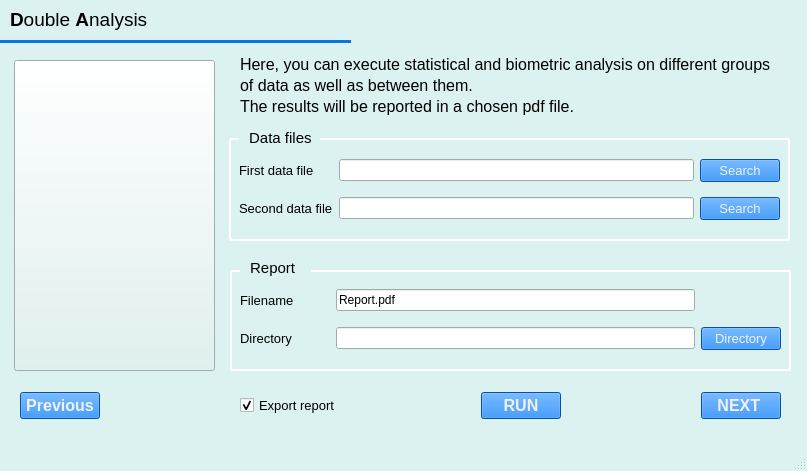
<?xml version="1.0" encoding="UTF-8"?>
<ui version="4.0">
 <class>Metis</class>
 <widget class="QMainWindow" name="Metis">
  <property name="enabled">
   <bool>true</bool>
  </property>
  <property name="geometry">
   <rect>
    <x>0</x>
    <y>0</y>
    <width>807</width>
    <height>471</height>
   </rect>
  </property>
  <property name="palette">
   <palette>
    <active>
     <colorrole role="WindowText">
      <brush brushstyle="SolidPattern">
       <color alpha="255">
        <red>0</red>
        <green>0</green>
        <blue>0</blue>
       </color>
      </brush>
     </colorrole>
     <colorrole role="Button">
      <brush brushstyle="SolidPattern">
       <color alpha="255">
        <red>11</red>
        <green>114</green>
        <blue>226</blue>
       </color>
      </brush>
     </colorrole>
     <colorrole role="Light">
      <brush brushstyle="SolidPattern">
       <color alpha="255">
        <red>255</red>
        <green>255</green>
        <blue>255</blue>
       </color>
      </brush>
     </colorrole>
     <colorrole role="Midlight">
      <brush brushstyle="SolidPattern">
       <color alpha="255">
        <red>237</red>
        <green>248</green>
        <blue>247</blue>
       </color>
      </brush>
     </colorrole>
     <colorrole role="Dark">
      <brush brushstyle="SolidPattern">
       <color alpha="255">
        <red>110</red>
        <green>121</green>
        <blue>120</blue>
       </color>
      </brush>
     </colorrole>
     <colorrole role="Mid">
      <brush brushstyle="SolidPattern">
       <color alpha="255">
        <red>147</red>
        <green>161</green>
        <blue>160</blue>
       </color>
      </brush>
     </colorrole>
     <colorrole role="Text">
      <brush brushstyle="SolidPattern">
       <color alpha="255">
        <red>0</red>
        <green>0</green>
        <blue>0</blue>
       </color>
      </brush>
     </colorrole>
     <colorrole role="BrightText">
      <brush brushstyle="SolidPattern">
       <color alpha="255">
        <red>255</red>
        <green>255</green>
        <blue>255</blue>
       </color>
      </brush>
     </colorrole>
     <colorrole role="ButtonText">
      <brush brushstyle="SolidPattern">
       <color alpha="255">
        <red>0</red>
        <green>0</green>
        <blue>0</blue>
       </color>
      </brush>
     </colorrole>
     <colorrole role="Base">
      <brush brushstyle="SolidPattern">
       <color alpha="255">
        <red>255</red>
        <green>255</green>
        <blue>255</blue>
       </color>
      </brush>
     </colorrole>
     <colorrole role="Window">
      <brush brushstyle="SolidPattern">
       <color alpha="255">
        <red>220</red>
        <green>242</green>
        <blue>240</blue>
       </color>
      </brush>
     </colorrole>
     <colorrole role="Shadow">
      <brush brushstyle="SolidPattern">
       <color alpha="255">
        <red>0</red>
        <green>0</green>
        <blue>0</blue>
       </color>
      </brush>
     </colorrole>
     <colorrole role="AlternateBase">
      <brush brushstyle="SolidPattern">
       <color alpha="255">
        <red>237</red>
        <green>248</green>
        <blue>247</blue>
       </color>
      </brush>
     </colorrole>
     <colorrole role="ToolTipBase">
      <brush brushstyle="SolidPattern">
       <color alpha="255">
        <red>255</red>
        <green>255</green>
        <blue>220</blue>
       </color>
      </brush>
     </colorrole>
     <colorrole role="ToolTipText">
      <brush brushstyle="SolidPattern">
       <color alpha="255">
        <red>0</red>
        <green>0</green>
        <blue>0</blue>
       </color>
      </brush>
     </colorrole>
     <colorrole role="PlaceholderText">
      <brush brushstyle="SolidPattern">
       <color alpha="128">
        <red>0</red>
        <green>0</green>
        <blue>0</blue>
       </color>
      </brush>
     </colorrole>
    </active>
    <inactive>
     <colorrole role="WindowText">
      <brush brushstyle="SolidPattern">
       <color alpha="255">
        <red>0</red>
        <green>0</green>
        <blue>0</blue>
       </color>
      </brush>
     </colorrole>
     <colorrole role="Button">
      <brush brushstyle="SolidPattern">
       <color alpha="255">
        <red>11</red>
        <green>114</green>
        <blue>226</blue>
       </color>
      </brush>
     </colorrole>
     <colorrole role="Light">
      <brush brushstyle="SolidPattern">
       <color alpha="255">
        <red>255</red>
        <green>255</green>
        <blue>255</blue>
       </color>
      </brush>
     </colorrole>
     <colorrole role="Midlight">
      <brush brushstyle="SolidPattern">
       <color alpha="255">
        <red>237</red>
        <green>248</green>
        <blue>247</blue>
       </color>
      </brush>
     </colorrole>
     <colorrole role="Dark">
      <brush brushstyle="SolidPattern">
       <color alpha="255">
        <red>110</red>
        <green>121</green>
        <blue>120</blue>
       </color>
      </brush>
     </colorrole>
     <colorrole role="Mid">
      <brush brushstyle="SolidPattern">
       <color alpha="255">
        <red>147</red>
        <green>161</green>
        <blue>160</blue>
       </color>
      </brush>
     </colorrole>
     <colorrole role="Text">
      <brush brushstyle="SolidPattern">
       <color alpha="255">
        <red>0</red>
        <green>0</green>
        <blue>0</blue>
       </color>
      </brush>
     </colorrole>
     <colorrole role="BrightText">
      <brush brushstyle="SolidPattern">
       <color alpha="255">
        <red>255</red>
        <green>255</green>
        <blue>255</blue>
       </color>
      </brush>
     </colorrole>
     <colorrole role="ButtonText">
      <brush brushstyle="SolidPattern">
       <color alpha="255">
        <red>0</red>
        <green>0</green>
        <blue>0</blue>
       </color>
      </brush>
     </colorrole>
     <colorrole role="Base">
      <brush brushstyle="SolidPattern">
       <color alpha="255">
        <red>255</red>
        <green>255</green>
        <blue>255</blue>
       </color>
      </brush>
     </colorrole>
     <colorrole role="Window">
      <brush brushstyle="SolidPattern">
       <color alpha="255">
        <red>220</red>
        <green>242</green>
        <blue>240</blue>
       </color>
      </brush>
     </colorrole>
     <colorrole role="Shadow">
      <brush brushstyle="SolidPattern">
       <color alpha="255">
        <red>0</red>
        <green>0</green>
        <blue>0</blue>
       </color>
      </brush>
     </colorrole>
     <colorrole role="AlternateBase">
      <brush brushstyle="SolidPattern">
       <color alpha="255">
        <red>237</red>
        <green>248</green>
        <blue>247</blue>
       </color>
      </brush>
     </colorrole>
     <colorrole role="ToolTipBase">
      <brush brushstyle="SolidPattern">
       <color alpha="255">
        <red>255</red>
        <green>255</green>
        <blue>220</blue>
       </color>
      </brush>
     </colorrole>
     <colorrole role="ToolTipText">
      <brush brushstyle="SolidPattern">
       <color alpha="255">
        <red>0</red>
        <green>0</green>
        <blue>0</blue>
       </color>
      </brush>
     </colorrole>
     <colorrole role="PlaceholderText">
      <brush brushstyle="SolidPattern">
       <color alpha="128">
        <red>0</red>
        <green>0</green>
        <blue>0</blue>
       </color>
      </brush>
     </colorrole>
    </inactive>
    <disabled>
     <colorrole role="WindowText">
      <brush brushstyle="SolidPattern">
       <color alpha="255">
        <red>110</red>
        <green>121</green>
        <blue>120</blue>
       </color>
      </brush>
     </colorrole>
     <colorrole role="Button">
      <brush brushstyle="SolidPattern">
       <color alpha="255">
        <red>11</red>
        <green>114</green>
        <blue>226</blue>
       </color>
      </brush>
     </colorrole>
     <colorrole role="Light">
      <brush brushstyle="SolidPattern">
       <color alpha="255">
        <red>255</red>
        <green>255</green>
        <blue>255</blue>
       </color>
      </brush>
     </colorrole>
     <colorrole role="Midlight">
      <brush brushstyle="SolidPattern">
       <color alpha="255">
        <red>237</red>
        <green>248</green>
        <blue>247</blue>
       </color>
      </brush>
     </colorrole>
     <colorrole role="Dark">
      <brush brushstyle="SolidPattern">
       <color alpha="255">
        <red>110</red>
        <green>121</green>
        <blue>120</blue>
       </color>
      </brush>
     </colorrole>
     <colorrole role="Mid">
      <brush brushstyle="SolidPattern">
       <color alpha="255">
        <red>147</red>
        <green>161</green>
        <blue>160</blue>
       </color>
      </brush>
     </colorrole>
     <colorrole role="Text">
      <brush brushstyle="SolidPattern">
       <color alpha="255">
        <red>110</red>
        <green>121</green>
        <blue>120</blue>
       </color>
      </brush>
     </colorrole>
     <colorrole role="BrightText">
      <brush brushstyle="SolidPattern">
       <color alpha="255">
        <red>255</red>
        <green>255</green>
        <blue>255</blue>
       </color>
      </brush>
     </colorrole>
     <colorrole role="ButtonText">
      <brush brushstyle="SolidPattern">
       <color alpha="255">
        <red>110</red>
        <green>121</green>
        <blue>120</blue>
       </color>
      </brush>
     </colorrole>
     <colorrole role="Base">
      <brush brushstyle="SolidPattern">
       <color alpha="255">
        <red>220</red>
        <green>242</green>
        <blue>240</blue>
       </color>
      </brush>
     </colorrole>
     <colorrole role="Window">
      <brush brushstyle="SolidPattern">
       <color alpha="255">
        <red>220</red>
        <green>242</green>
        <blue>240</blue>
       </color>
      </brush>
     </colorrole>
     <colorrole role="Shadow">
      <brush brushstyle="SolidPattern">
       <color alpha="255">
        <red>0</red>
        <green>0</green>
        <blue>0</blue>
       </color>
      </brush>
     </colorrole>
     <colorrole role="AlternateBase">
      <brush brushstyle="SolidPattern">
       <color alpha="255">
        <red>220</red>
        <green>242</green>
        <blue>240</blue>
       </color>
      </brush>
     </colorrole>
     <colorrole role="ToolTipBase">
      <brush brushstyle="SolidPattern">
       <color alpha="255">
        <red>255</red>
        <green>255</green>
        <blue>220</blue>
       </color>
      </brush>
     </colorrole>
     <colorrole role="ToolTipText">
      <brush brushstyle="SolidPattern">
       <color alpha="255">
        <red>0</red>
        <green>0</green>
        <blue>0</blue>
       </color>
      </brush>
     </colorrole>
     <colorrole role="PlaceholderText">
      <brush brushstyle="SolidPattern">
       <color alpha="128">
        <red>0</red>
        <green>0</green>
        <blue>0</blue>
       </color>
      </brush>
     </colorrole>
    </disabled>
   </palette>
  </property>
  <property name="windowTitle">
   <string>Metis</string>
  </property>
  <property name="windowIcon">
   <iconset>
    <normaloff>../Images/owl_logo.png</normaloff>../Images/owl_logo.png</iconset>
  </property>
  <widget class="QWidget" name="centralwidget">
   <widget class="QPushButton" name="help_button">
    <property name="geometry">
     <rect>
      <x>14</x>
      <y>60</y>
      <width>201</width>
      <height>311</height>
     </rect>
    </property>
    <property name="styleSheet">
     <string notr="true">background-color: rgb(220, 242, 240);</string>
    </property>
    <property name="text">
     <string/>
    </property>
    <property name="icon">
     <iconset>
      <normaloff>Metis/Images/jar_logo.png</normaloff>Metis/Images/jar_logo.png</iconset>
    </property>
    <property name="iconSize">
     <size>
      <width>300</width>
      <height>300</height>
     </size>
    </property>
    <property name="autoRepeatDelay">
     <number>300</number>
    </property>
    <property name="autoRepeatInterval">
     <number>100</number>
    </property>
   </widget>
   <widget class="QLabel" name="label">
    <property name="geometry">
     <rect>
      <x>10</x>
      <y>0</y>
      <width>541</width>
      <height>41</height>
     </rect>
    </property>
    <property name="text">
     <string>&lt;!DOCTYPE HTML PUBLIC &quot;-//W3C//DTD HTML 4.0//EN&quot; &quot;http://www.w3.org/TR/REC-html40/strict.dtd&quot;&gt;
&lt;html&gt;&lt;head&gt;&lt;meta name=&quot;qrichtext&quot; content=&quot;1&quot; /&gt;&lt;style type=&quot;text/css&quot;&gt;
p, li { white-space: pre-wrap; }
&lt;/style&gt;&lt;/head&gt;&lt;body style=&quot; font-family:'MS Shell Dlg 2'; font-size:8pt; font-weight:400; font-style:normal;&quot;&gt;
&lt;p style=&quot; margin-top:12px; margin-bottom:2px; margin-left:0px; margin-right:0px; -qt-block-indent:0; text-indent:0px; line-height:5px;&quot;&gt;&lt;span style=&quot; font-size:14pt; font-weight:600;&quot;&gt;D&lt;/span&gt;&lt;span style=&quot; font-size:14pt;&quot;&gt;ouble &lt;/span&gt;&lt;span style=&quot; font-size:14pt; font-weight:600;&quot;&gt;A&lt;/span&gt;&lt;span style=&quot; font-size:14pt;&quot;&gt;nalysis&lt;/span&gt;&lt;/p&gt;&lt;/body&gt;&lt;/html&gt;</string>
    </property>
   </widget>
   <widget class="QLabel" name="label_6">
    <property name="geometry">
     <rect>
      <x>240</x>
      <y>50</y>
      <width>541</width>
      <height>71</height>
     </rect>
    </property>
    <property name="font">
     <font>
      <pointsize>10</pointsize>
     </font>
    </property>
    <property name="text">
     <string>&lt;!DOCTYPE HTML PUBLIC &quot;-//W3C//DTD HTML 4.0//EN&quot; &quot;http://www.w3.org/TR/REC-html40/strict.dtd&quot;&gt;
&lt;html&gt;&lt;head&gt;&lt;meta name=&quot;qrichtext&quot; content=&quot;1&quot; /&gt;&lt;style type=&quot;text/css&quot;&gt;
p, li { white-space: pre-wrap; }
&lt;/style&gt;&lt;/head&gt;&lt;body style=&quot; font-family:'MS Shell Dlg 2'; font-size:10pt; font-weight:400; font-style:normal;&quot;&gt;
&lt;p style=&quot; margin-top:2px; margin-bottom:2px; margin-left:0px; margin-right:0px; -qt-block-indent:0; text-indent:0px;&quot;&gt;&lt;span style=&quot; font-size:12pt;&quot;&gt;Here, you can execute statistical and biometric analysis on different groups&lt;/span&gt;&lt;/p&gt;
&lt;p style=&quot; margin-top:2px; margin-bottom:2px; margin-left:0px; margin-right:0px; -qt-block-indent:0; text-indent:0px;&quot;&gt;&lt;span style=&quot; font-size:12pt;&quot;&gt;of data as well as between them.&lt;/span&gt;&lt;/p&gt;
&lt;p style=&quot; margin-top:2px; margin-bottom:2px; margin-left:0px; margin-right:0px; -qt-block-indent:0; text-indent:0px;&quot;&gt;&lt;span style=&quot; font-size:12pt;&quot;&gt;The results will be reported in a chosen pdf file.&lt;/span&gt;&lt;/p&gt;&lt;/body&gt;&lt;/html&gt;</string>
    </property>
   </widget>
   <widget class="Line" name="line">
    <property name="geometry">
     <rect>
      <x>0</x>
      <y>40</y>
      <width>351</width>
      <height>3</height>
     </rect>
    </property>
    <property name="styleSheet">
     <string notr="true">background-color: rgb(11, 114, 226); border:none;
</string>
    </property>
    <property name="lineWidth">
     <number>2</number>
    </property>
    <property name="orientation">
     <enum>Qt::Horizontal</enum>
    </property>
   </widget>
   <widget class="QWidget" name="gridLayoutWidget_2">
    <property name="geometry">
     <rect>
      <x>239</x>
      <y>150</y>
      <width>541</width>
      <height>81</height>
     </rect>
    </property>
    <layout class="QGridLayout" name="gridLayout_2">
     <item row="0" column="1">
      <widget class="QLineEdit" name="first_file"/>
     </item>
     <item row="1" column="2">
      <widget class="QPushButton" name="second_search">
       <property name="font">
        <font>
         <pointsize>10</pointsize>
        </font>
       </property>
       <property name="styleSheet">
        <string notr="true">background-color: rgb(11, 114, 226);
color: rgb(241, 241, 241);</string>
       </property>
       <property name="text">
        <string>Search</string>
       </property>
      </widget>
     </item>
     <item row="0" column="2">
      <widget class="QPushButton" name="first_search">
       <property name="font">
        <font>
         <pointsize>10</pointsize>
        </font>
       </property>
       <property name="styleSheet">
        <string notr="true">background-color: rgb(11, 114, 226);
color: rgb(241, 241, 241);</string>
       </property>
       <property name="text">
        <string>Search</string>
       </property>
      </widget>
     </item>
     <item row="1" column="0">
      <widget class="QLabel" name="label_3">
       <property name="font">
        <font>
         <pointsize>10</pointsize>
        </font>
       </property>
       <property name="text">
        <string>Second data file</string>
       </property>
      </widget>
     </item>
     <item row="0" column="0">
      <widget class="QLabel" name="label_2">
       <property name="font">
        <font>
         <pointsize>10</pointsize>
        </font>
       </property>
       <property name="text">
        <string>First data file</string>
       </property>
      </widget>
     </item>
     <item row="1" column="1">
      <widget class="QLineEdit" name="second_file"/>
     </item>
    </layout>
   </widget>
   <widget class="QWidget" name="gridLayoutWidget_3">
    <property name="geometry">
     <rect>
      <x>240</x>
      <y>279</y>
      <width>541</width>
      <height>81</height>
     </rect>
    </property>
    <layout class="QGridLayout" name="gridLayout_4">
     <item row="0" column="0">
      <widget class="QLabel" name="label_4">
       <property name="font">
        <font>
         <pointsize>10</pointsize>
        </font>
       </property>
       <property name="text">
        <string>Filename          </string>
       </property>
      </widget>
     </item>
     <item row="0" column="1">
      <widget class="QLineEdit" name="report_file_name">
       <property name="text">
        <string>Report.pdf</string>
       </property>
      </widget>
     </item>
     <item row="1" column="0">
      <widget class="QLabel" name="label_5">
       <property name="font">
        <font>
         <pointsize>10</pointsize>
        </font>
       </property>
       <property name="text">
        <string>Directory</string>
       </property>
      </widget>
     </item>
     <item row="1" column="1">
      <widget class="QLineEdit" name="report_directory_name"/>
     </item>
     <item row="1" column="2">
      <widget class="QPushButton" name="directory_search">
       <property name="font">
        <font>
         <pointsize>10</pointsize>
        </font>
       </property>
       <property name="styleSheet">
        <string notr="true">background-color: rgb(11, 114, 226);
color: rgb(241, 241, 241);</string>
       </property>
       <property name="text">
        <string>Directory</string>
       </property>
      </widget>
     </item>
    </layout>
   </widget>
   <widget class="QWidget" name="horizontalLayoutWidget_2">
    <property name="geometry">
     <rect>
      <x>240</x>
      <y>380</y>
      <width>541</width>
      <height>51</height>
     </rect>
    </property>
    <layout class="QHBoxLayout" name="horizontalLayout_3">
     <item>
      <widget class="QCheckBox" name="export_report">
       <property name="font">
        <font>
         <pointsize>10</pointsize>
        </font>
       </property>
       <property name="text">
        <string>Export report</string>
       </property>
       <property name="checked">
        <bool>true</bool>
       </property>
      </widget>
     </item>
     <item>
      <spacer name="horizontalSpacer">
       <property name="orientation">
        <enum>Qt::Horizontal</enum>
       </property>
       <property name="sizeHint" stdset="0">
        <size>
         <width>40</width>
         <height>20</height>
        </size>
       </property>
      </spacer>
     </item>
     <item>
      <widget class="QPushButton" name="run_button">
       <property name="enabled">
        <bool>true</bool>
       </property>
       <property name="font">
        <font>
         <pointsize>12</pointsize>
         <weight>75</weight>
         <bold>true</bold>
        </font>
       </property>
       <property name="styleSheet">
        <string notr="true">background-color: rgb(11, 114, 226);
color: rgb(241, 241, 241);</string>
       </property>
       <property name="text">
        <string>   RUN   </string>
       </property>
      </widget>
     </item>
     <item>
      <spacer name="horizontalSpacer_2">
       <property name="orientation">
        <enum>Qt::Horizontal</enum>
       </property>
       <property name="sizeHint" stdset="0">
        <size>
         <width>40</width>
         <height>20</height>
        </size>
       </property>
      </spacer>
     </item>
     <item>
      <widget class="QPushButton" name="next_button">
       <property name="enabled">
        <bool>true</bool>
       </property>
       <property name="font">
        <font>
         <pointsize>12</pointsize>
         <weight>75</weight>
         <bold>true</bold>
        </font>
       </property>
       <property name="styleSheet">
        <string notr="true">background-color: rgb(11, 114, 226);
color: rgb(241, 241, 241);</string>
       </property>
       <property name="text">
        <string>  NEXT   </string>
       </property>
      </widget>
     </item>
    </layout>
   </widget>
   <widget class="QGroupBox" name="data_box">
    <property name="geometry">
     <rect>
      <x>229</x>
      <y>130</y>
      <width>561</width>
      <height>111</height>
     </rect>
    </property>
    <property name="palette">
     <palette>
      <active>
       <colorrole role="WindowText">
        <brush brushstyle="SolidPattern">
         <color alpha="255">
          <red>0</red>
          <green>0</green>
          <blue>0</blue>
         </color>
        </brush>
       </colorrole>
       <colorrole role="Dark">
        <brush brushstyle="SolidPattern">
         <color alpha="255">
          <red>0</red>
          <green>0</green>
          <blue>0</blue>
         </color>
        </brush>
       </colorrole>
       <colorrole role="Text">
        <brush brushstyle="SolidPattern">
         <color alpha="255">
          <red>0</red>
          <green>0</green>
          <blue>0</blue>
         </color>
        </brush>
       </colorrole>
       <colorrole role="ButtonText">
        <brush brushstyle="SolidPattern">
         <color alpha="255">
          <red>0</red>
          <green>0</green>
          <blue>0</blue>
         </color>
        </brush>
       </colorrole>
       <colorrole role="PlaceholderText">
        <brush brushstyle="SolidPattern">
         <color alpha="128">
          <red>0</red>
          <green>0</green>
          <blue>0</blue>
         </color>
        </brush>
       </colorrole>
      </active>
      <inactive>
       <colorrole role="WindowText">
        <brush brushstyle="SolidPattern">
         <color alpha="255">
          <red>0</red>
          <green>0</green>
          <blue>0</blue>
         </color>
        </brush>
       </colorrole>
       <colorrole role="Dark">
        <brush brushstyle="SolidPattern">
         <color alpha="255">
          <red>0</red>
          <green>0</green>
          <blue>0</blue>
         </color>
        </brush>
       </colorrole>
       <colorrole role="Text">
        <brush brushstyle="SolidPattern">
         <color alpha="255">
          <red>0</red>
          <green>0</green>
          <blue>0</blue>
         </color>
        </brush>
       </colorrole>
       <colorrole role="ButtonText">
        <brush brushstyle="SolidPattern">
         <color alpha="255">
          <red>0</red>
          <green>0</green>
          <blue>0</blue>
         </color>
        </brush>
       </colorrole>
       <colorrole role="PlaceholderText">
        <brush brushstyle="SolidPattern">
         <color alpha="128">
          <red>0</red>
          <green>0</green>
          <blue>0</blue>
         </color>
        </brush>
       </colorrole>
      </inactive>
      <disabled>
       <colorrole role="WindowText">
        <brush brushstyle="SolidPattern">
         <color alpha="255">
          <red>0</red>
          <green>0</green>
          <blue>0</blue>
         </color>
        </brush>
       </colorrole>
       <colorrole role="Dark">
        <brush brushstyle="SolidPattern">
         <color alpha="255">
          <red>0</red>
          <green>0</green>
          <blue>0</blue>
         </color>
        </brush>
       </colorrole>
       <colorrole role="Text">
        <brush brushstyle="SolidPattern">
         <color alpha="255">
          <red>0</red>
          <green>0</green>
          <blue>0</blue>
         </color>
        </brush>
       </colorrole>
       <colorrole role="ButtonText">
        <brush brushstyle="SolidPattern">
         <color alpha="255">
          <red>0</red>
          <green>0</green>
          <blue>0</blue>
         </color>
        </brush>
       </colorrole>
       <colorrole role="PlaceholderText">
        <brush brushstyle="SolidPattern">
         <color alpha="128">
          <red>0</red>
          <green>0</green>
          <blue>0</blue>
         </color>
        </brush>
       </colorrole>
      </disabled>
     </palette>
    </property>
    <property name="font">
     <font>
      <pointsize>10</pointsize>
      <strikeout>false</strikeout>
     </font>
    </property>
    <property name="autoFillBackground">
     <bool>false</bool>
    </property>
    <property name="styleSheet">
     <string notr="true">QGroupBox{
	border: 2px solid gray; 
	border-color: #ffffff; 
	border-radius: 3px; 
	margin-top: 8px;
}</string>
    </property>
    <property name="title">
     <string/>
    </property>
    <property name="alignment">
     <set>Qt::AlignLeading|Qt::AlignLeft|Qt::AlignTop</set>
    </property>
    <property name="flat">
     <bool>false</bool>
    </property>
    <property name="checkable">
     <bool>false</bool>
    </property>
    <widget class="QLabel" name="label_7">
     <property name="geometry">
      <rect>
       <x>10</x>
       <y>0</y>
       <width>81</width>
       <height>16</height>
      </rect>
     </property>
     <property name="font">
      <font>
       <pointsize>11</pointsize>
       <weight>50</weight>
       <italic>false</italic>
       <bold>false</bold>
      </font>
     </property>
     <property name="styleSheet">
      <string notr="true">background-color: rgb(220, 242, 240); padding: 0px 1.5px;</string>
     </property>
     <property name="text">
      <string> Data files </string>
     </property>
    </widget>
   </widget>
   <widget class="QGroupBox" name="groupBox">
    <property name="geometry">
     <rect>
      <x>230</x>
      <y>270</y>
      <width>561</width>
      <height>101</height>
     </rect>
    </property>
    <property name="font">
     <font>
      <pointsize>10</pointsize>
     </font>
    </property>
    <property name="styleSheet">
     <string notr="true">border: 2px solid gray; border-color: #ffffff; border-radius: 3px</string>
    </property>
    <property name="title">
     <string/>
    </property>
   </widget>
   <widget class="QLabel" name="label_8">
    <property name="geometry">
     <rect>
      <x>240</x>
      <y>260</y>
      <width>71</width>
      <height>16</height>
     </rect>
    </property>
    <property name="font">
     <font>
      <pointsize>11</pointsize>
      <weight>50</weight>
      <bold>false</bold>
     </font>
    </property>
    <property name="styleSheet">
     <string notr="true">background-color: rgb(220, 242, 240); padding: 0px 1.5px;</string>
    </property>
    <property name="text">
     <string> Report </string>
    </property>
   </widget>
   <widget class="QPushButton" name="previous_button">
    <property name="geometry">
     <rect>
      <x>20</x>
      <y>392</y>
      <width>80</width>
      <height>27</height>
     </rect>
    </property>
    <property name="font">
     <font>
      <pointsize>12</pointsize>
      <weight>75</weight>
      <bold>true</bold>
     </font>
    </property>
    <property name="toolTip">
     <string>Return to the previous interface</string>
    </property>
    <property name="styleSheet">
     <string notr="true">background-color: rgb(11, 114, 226);
color: rgb(241, 241, 241);</string>
    </property>
    <property name="text">
     <string>Previous</string>
    </property>
   </widget>
   <zorder>data_box</zorder>
   <zorder>groupBox</zorder>
   <zorder>help_button</zorder>
   <zorder>label</zorder>
   <zorder>label_6</zorder>
   <zorder>line</zorder>
   <zorder>gridLayoutWidget_2</zorder>
   <zorder>gridLayoutWidget_3</zorder>
   <zorder>horizontalLayoutWidget_2</zorder>
   <zorder>label_8</zorder>
   <zorder>previous_button</zorder>
  </widget>
  <widget class="QMenuBar" name="menubar">
   <property name="geometry">
    <rect>
     <x>0</x>
     <y>0</y>
     <width>807</width>
     <height>21</height>
    </rect>
   </property>
  </widget>
  <widget class="QStatusBar" name="statusbar"/>
 </widget>
 <resources/>
 <connections/>
</ui>
